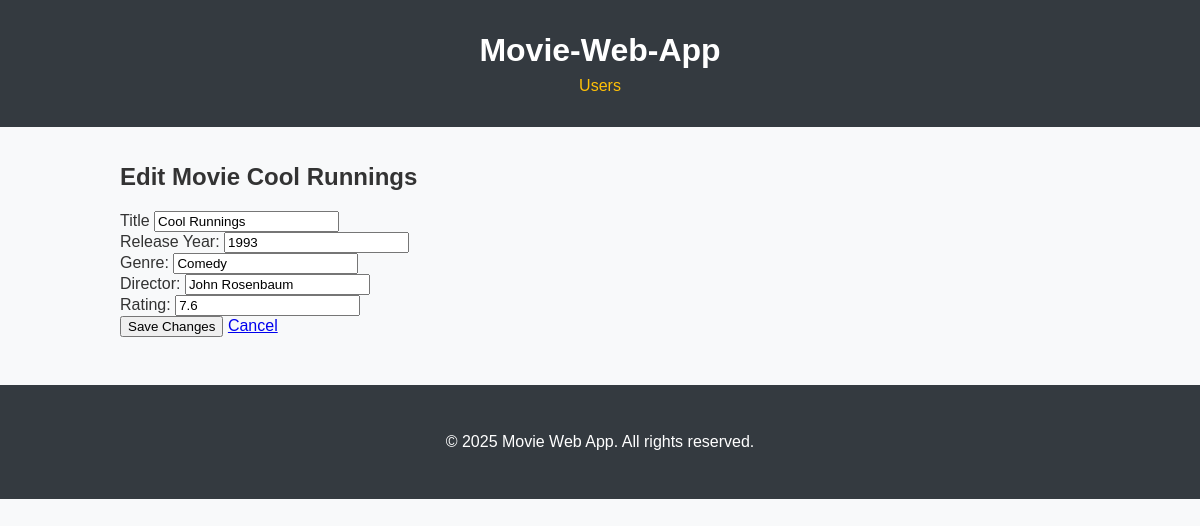
Page /users/2/movies/2/edit on the committed database.
### models.py (models this page shows)
class Movie(db.Model):
    id = db.Column(db.Integer, primary_key=True, autoincrement=True)
    title = db.Column(db.String(150))
    release_year = db.Column(db.Integer)
    genre = db.Column(db.String(100))
    director = db.Column(db.String(100))
    rating = db.Column(db.Float)
    user_id = db.Column(db.Integer, db.ForeignKey('user.id'))

### app.py (the view)
@app.route('/users/<int:user_id>/movies/<int:movie_id>/edit', methods=['GET', 'POST'])
def edit_movie(user_id, movie_id):
    movie = data_manager.get_movie(user_id, movie_id)
    if request.method == 'POST':
        updated_data = serialize_movie()
        data_manager.update_movie(user_id, movie_id, updated_data)
        return redirect(url_for('user_movies', user_id=user_id))
    return render_template('edit_movie.html', movie=movie, user_id=user_id)

### data_manager.py (called while the page is built)
    def get_movie(self, user_id, movie_id):
        return Movie.query.filter_by(id=movie_id, user_id=user_id).first()

### templates/edit_movie.html
{% extends 'base.html' %}
{% block content %}
<h2>Edit Movie {{ movie.title }}</h2>
<form method="POST">
  <div>
    <label for="title">Title</label>
    <input id="title" name="title" value="{{movie.title}}" required>
  </div>
  <div>
    <label for="release_year">Release Year:</label>
    <input id="release_year" name="release_year" type="number" value="{{ movie.release_year }}" required>
  </div>
  <div>
    <label for="genre">Genre:</label>
    <input id="genre" name="genre" value="{{ movie.genre }}" required>
  </div>
  <div>
    <label for="director">Director:</label>
    <input id="director" name="director" value="{{ movie.director }}" required>
  </div>
  <div>
    <label for="rating">Rating:</label>
    <input id="rating" name="rating" type="number" step="0.1" value="{{ movie.rating }}" required>
  </div>
  <button type="submit">Save Changes</button>
  <a href="{{ url_for('user_movies', user_id=user_id) }}">Cancel</a>
</form>
{% endblock %}

### static/style.css (style rules this page uses)
body { font-family: Arial, sans-serif; margin: 0; background-color: #f8f9fa; color: #333; }

### rows in the picture
Movie: title "Cool Runnings", release_year "1993", genre "Comedy", director "John Rosenbaum", rating "7.6"
